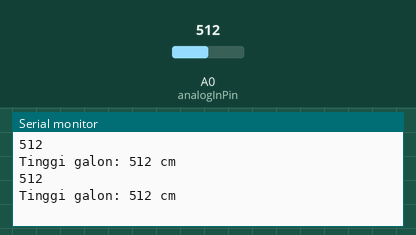
Bench run of a sketch on a simulated Arduino Uno, built with avr-gcc and run on an emulated ATmega328P. Shown: the last lines printed to the serial monitor. Inputs (shaded band) come from the test bench; at power-on: A0 (analogInPin) = 512.

Above: at 1.8 s.
1.9 s: A0 (analogInPin) set to 716
At 2.8 s:
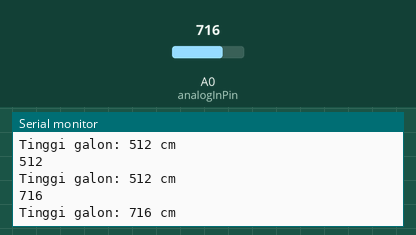
3.4 s: A0 (analogInPin) set to 900
At 4.6 s:
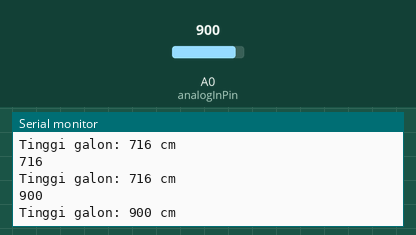
Timing chart, 0 to 6.4 s (numbered marks = the images above; inputs shaded):
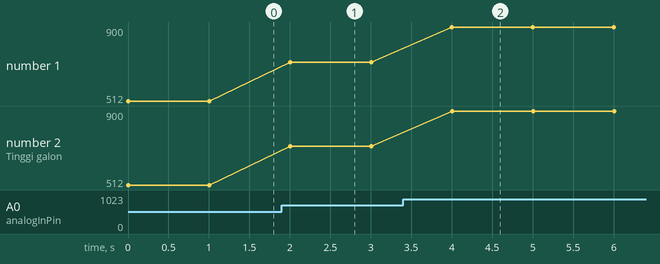

The sketch:

IRNYA_ADE.ino
```cpp
const int analogInPin = A0;
int tinggiGalon;
int sensorValue = 0;        // value read from the pot
void setup() {
  // put your setup code here, to run once:
  Serial.begin(115200);
}

void loop() {
  // put your main code here, to run repeatedly:
sensorValue = analogRead(analogInPin);
tinggiGalon = sensorValue;
    Serial.println(sensorValue);
    Serial.print("Tinggi galon: ");
    Serial.print(tinggiGalon);
    Serial.println(" cm");
    delay(1000);
}
```

Measured:
- after the input at 1.9 s, the serial monitor: prints a new line after 0.10 s (image 1)
- after the input at 3.4 s, the serial monitor: prints a new line after 0.60 s (image 2)
- plotted number 1: 512 → 716 after the input at 1.9 s, 716 → 900 after the input at 3.4 s
- plotted number 2: 512 → 716 after the input at 1.9 s, 716 → 900 after the input at 3.4 s
